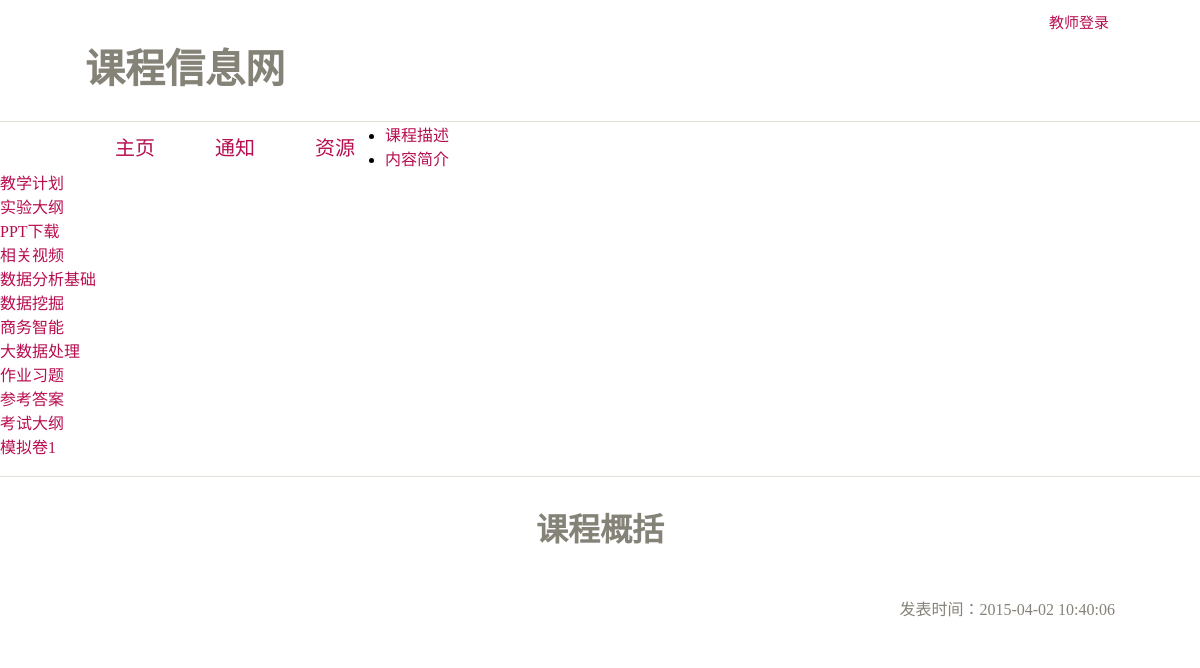
Before: /view with the older database file.
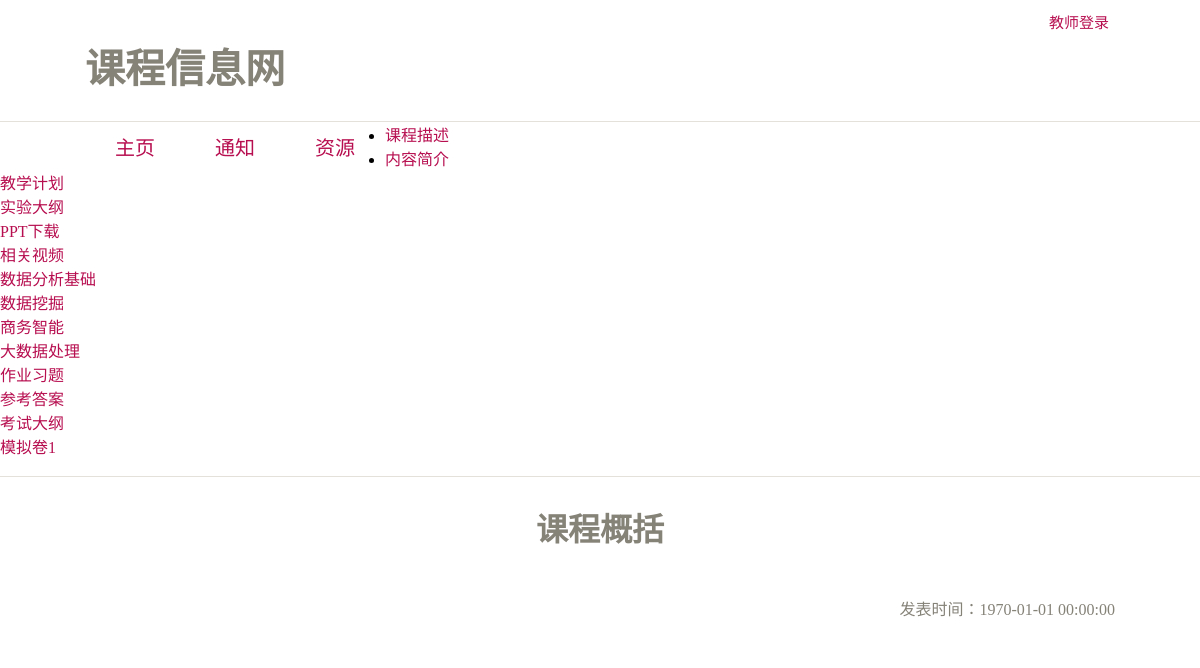
After: the same page with the newer database file.
### tables this page shows
CREATE TABLE IF NOT EXISTS `overview` (
  `id` int(10) NOT NULL AUTO_INCREMENT,
  `content` text NOT NULL,
  `title` text NOT NULL,
  `time` varchar(10) NOT NULL,
  PRIMARY KEY (`id`)
);

### model/public.php (called while the page is built, shortened)
<?php
    $DIR = array("CSS" => "../static/CSS/", "JS" => "../static/JS/", "IMG" => "../static/IMG/", "UPLOAD" => "../upload/");
?>

### presenter/public.action.php (called while the page is built, shortened)
<?php
    include_once("../model/public.php");
    include_once("../model/actionModel.php");
    function isLogin() {
        return isset($_SESSION["uname"]) && !empty($_SESSION["uname"]);
    }
    function getOverview() {
        return ActionModel::getOverview();
    }
?>

### model/model.php (called while the page is built, shortened)
<?php
    function select($table, $selected = "*", $cond = "", $order = "", $limit = "")  {
        $queryStr = "SELECT $selected FROM $table ";
        $queryResult = mysql_query($queryStr);
        $result = array();
        $num = mysql_num_rows($queryResult);
        for($i = 0; $i < $num; $i++) {
            $temp = mysql_fetch_array($queryResult);
            array_push($result, $temp);
        }
        return $result;
    }
?>

### model/actionModel.php (called while the page is built, shortened)
<?php
    include_once("../model/model.php");
    class ActionModel {
        public static function getOverview() {
            $result = select("overview");
            return $result[0];
        }
    }
?>

### view/index.php (the view, shortened to what this page needs)
<?php
    include_once("./head.php");
    $overview = getOverview();
?>
    <h2>课程概括</h2>
    <div class="subhead clear-float">
	    <span class="float-right">发表时间：<?=date("Y-m-d H:i:s",$overview["time"])?></span>
    </div>
<?php include_once("./foot.php"); ?>

### view/head.php (shortened to what this page needs)
<?php
    include_once("../model/public.php");
    include_once("../presenter/public.action.php");
?>
<!DOCTYPE html>
<html>
<head>
    <link rel="stylesheet" type="text/css" href="<?=$DIR['CSS']?>public.css" />
    <link rel="stylesheet" type="text/css" href="<?=$DIR['CSS']?>head.css" />
    <link rel="stylesheet" type="text/css" href="<?=$DIR['CSS']?>body.css" />
</head>
<body>
    <div id="header">
        <div class="container">
            <h1 id="head-title">课程信息网</h1>
            <?php if(!isLogin()) { ?>
                <div class="float-right">
                    <button id="button-login">教师登录</button>
                </div>
            <?php } ?>
        </div>
    </div>
    <div class="clear-float" id="menu-container">
        <ul id="menu">
            <li>
                <a href="index.php">主页</a>
            </li>
            <li>
                <a href="informs.php">通知</a>
            </li>
            <li>
                <a href="resources.php">资源</a>
            </li>
        </ul>
        <ul class="submenu" data-type="overview">
            <li>
                <a href="description.php">课程描述</a>
            </li>
            <li>
                <a href="summary.php">内容简介</a>
            </li>
            <li>
                <a href="plan.php">教学计划</a>
            </li>
            <li>
                <a href="outline.php">实验大纲</a>
            </li>
        </ul>
        <ul class="submenu" data-type="download">
            <li>
                <a href="ppt_download.php">PPT下载</a>
            </li>
            <li>
                <a href="video_download.php">相关视频</a>
            </li>
        </ul>
        <ul class="submenu" data-type="lab">
            <li>
                <a href="lab1.php">数据分析基础</a>
            </li>
            <li>
                <a href="lab2.php">数据挖掘</a>
            </li>
            <li>
                <a href="lab3.php">商务智能</a>
            </li>
            <li>
                <a href="lab4.php">大数据处理</a>
            </li>
        </ul>
        <ul class="submenu" data-type="homework">
            <li>
                <a href="homework.php">作业习题</a>
            </li>
            <li>
                <a href="answer.php">参考答案</a>
            </li>
        </ul>
        <ul class="submenu" data-type="test">
            <li>
                <a href="test_outline.php">考试大纲</a>
            </li>
            <li>
                <a href="simulating1.php">模拟卷1</a>
            </li>
            <li>
            </li>
        </ul>
    </div>
    <div id="bodybox">
        <div class="container">

### view/foot.php (shortened to what this page needs)
            </div>
        </div>
    </body>
</html>

### static/CSS/public.css (style rules this page uses)
body, ul { margin: 0; padding: 0; }
a { text-decoration: none; color: #B70E4F; }
.float-right { float: right; }
.clear-float:after { display: block; content: ""; width: 0px; height: 0px; clear: both; }

### static/CSS/head.css (style rules this page uses)
.container { position: relative; margin: 0px auto; width: 1030px; }
#header { color: #858278; height: 111px; padding-top: 10px; overflow: hidden; }
#head-title { display: inline-block; font-size: 40px; }
#button-login, #button-logout { border: 0px; background: white; color: #B70E4F; font-size: 15px; }
#menu-container { border-top: 1px solid #e3e1d9; border-bottom: 1px solid #e3e1d9; }
#menu { list-style: outside none; width: 1030px; margin: 0 auto; text-align: center; }
#menu li { display: block; float: left; width: 80px; height: 21px; padding: 10px; font-size: 20px; }
#bodybox { color: #858278; }

### static/CSS/body.css (style rules this page uses)
.container h2 { font-size: 2rem; text-align: center; }
.subhead { padding: 20px 0; }

Changed rows visible on the page:
removed overview: time "2015-04-02 10:40:06"
Other visible differences:
date("Y-m-d H:i:s",$overview["time"]): (not shown) → "1970-01-01 00:00:00"
